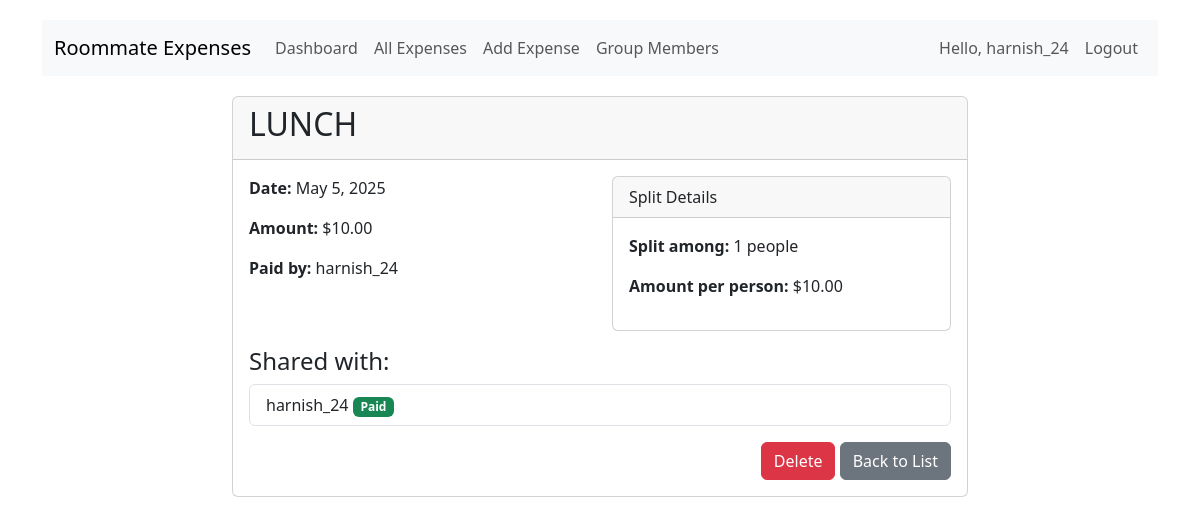
The page /expenses/1/ (signed in) on the database its author committed.
### expenses/models.py (models this page shows, shortened)
class Expense(models.Model):
    title = models.CharField(max_length=100)
    amount = models.DecimalField(max_digits=10, decimal_places=2)
    paid_by = models.ForeignKey(User, on_delete=models.CASCADE, related_name='expenses_paid')
    date = models.DateField(auto_now_add=True)
    shared_among = models.ManyToManyField(User, related_name='shared_expenses')
    group = models.ForeignKey(Group, on_delete=models.CASCADE)
    def get_split_amount(self):
        return self.amount / self.shared_among.count() if self.shared_among.count() > 0 else 0

### expenses/views.py (the view)
# urls.py: path('expenses/<int:expense_id>/', views.expense_detail, name='expense_detail'),
@login_required
def expense_detail(request, expense_id):
    profile = get_object_or_404(UserProfile, user=request.user)
    if not profile.group:
        return redirect('select_group')
    expense = get_object_or_404(Expense, id=expense_id, group=profile.group)
    split_amount = expense.get_split_amount()
    return render(request, 'expenses/expense_detail.html', {
        'expense': expense,
        'split_amount': split_amount
    })

### expenses/templates/expenses/expense_detail.html (shortened to what this page needs)
{% extends "expenses/base.html" %}
{% block content %}
<div class="row justify-content-center">
    <div class="col-md-8">
        <div class="card">
            <div class="card-header">
                <h2>{{ expense.title }}</h2>
            </div>
            <div class="card-body">
                <div class="row mb-3">
                    <div class="col-md-6">
                        <p><strong>Date:</strong> {{ expense.date }}</p>
                        <p><strong>Amount:</strong> ${{ expense.amount }}</p>
                        <p><strong>Paid by:</strong> {{ expense.paid_by.username }}</p>
                    </div>
                    <div class="col-md-6">
                        <div class="card">
                            <div class="card-header">Split Details</div>
                            <div class="card-body">
                                <p><strong>Split among:</strong> {{ expense.shared_among.count }} people</p>
                                <p><strong>Amount per person:</strong> ${{ split_amount|floatformat:2 }}</p>
                            </div>
                        </div>
                    </div>
                </div>
                <h4>Shared with:</h4>
                <ul class="list-group mb-3">
                    {% for user in expense.shared_among.all %}
                        <li class="list-group-item">
                            {{ user.username }}
                            {% if user == expense.paid_by %}
                                <span class="badge bg-success">Paid</span>
                            {% else %}
                                <span class="badge bg-warning">Owes ${{ split_amount|floatformat:2 }}</span>
                            {% endif %}
                        </li>
                    {% endfor %}
                </ul>
                <div class="text-end">
                    {% if expense.paid_by == user %}
                        <a href="{% url 'delete_expense' expense.id %}" class="btn btn-danger">Delete</a>
                    {% endif %}
                    <a href="{% url 'expense_list' %}" class="btn btn-secondary">Back to List</a>
                </div>
            </div>
        </div>
    </div>
</div>
{% endblock %}

### expenses/templates/expenses/base.html (shortened to what this page needs)
<!DOCTYPE html>
<html lang="en">
<head>
    <link href="https://cdn.jsdelivr.net/npm/bootstrap@5.3.0-alpha1/dist/css/bootstrap.min.css" rel="stylesheet">
</head>
<body>
    <div class="container">
        <nav class="navbar navbar-expand-lg navbar-light bg-light">
            <div class="container-fluid">
                <a class="navbar-brand" href="{% url 'dashboard' %}">Roommate Expenses</a>
                <div class="collapse navbar-collapse" id="navbarNav">
                    <ul class="navbar-nav">
                        {% if user.is_authenticated %}
                            <li class="nav-item">
                                <a class="nav-link" href="{% url 'dashboard' %}">Dashboard</a>
                            </li>
                            <li class="nav-item">
                                <a class="nav-link" href="{% url 'expense_list' %}">All Expenses</a>
                            </li>
                            <li class="nav-item">
                                <a class="nav-link" href="{% url 'add_expense' %}">Add Expense</a>
                            </li>
                            <li class="nav-item">
                                <a class="nav-link" href="{% url 'group_members' %}">Group Members</a>
                            </li>
                        {% endif %}
                    </ul>
                    <ul class="navbar-nav ms-auto">
                        {% if user.is_authenticated %}
                            <li class="nav-item">
                                <span class="nav-link">Hello, {{ user.username }}</span>
                            </li>
                            <li class="nav-item">
                                <a class="nav-link" href="{% url 'logout' %}">Logout</a>
                            </li>
                        {% endif %}
                    </ul>
                </div>
            </div>
        </nav>
        {% block content %}{% endblock %}
    </div>
</body>
</html>

### expenses/templates/expenses/base.html (style rules this page uses)
body { padding-top: 20px; padding-bottom: 20px; }
.navbar { margin-bottom: 20px; }

### rows shown on the page
Expense: title "LUNCH", date "May 5, 2025", amount "10.00", paid_by.username "harnish_24", shared_among.count "1"

### other values the page prints
{{ user.username }} "harnish_24"
{{ split_amount|floatformat:2 }} "10.00"
